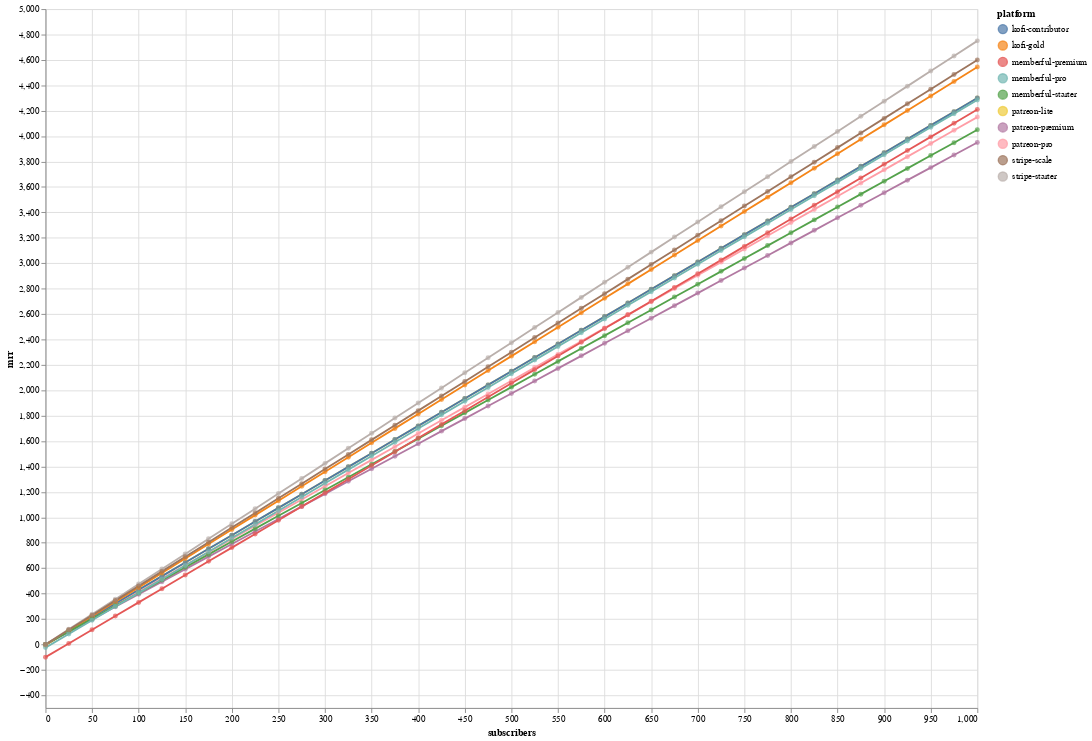

Notebook code cell kept with this figure:
### Code cell
plt = alt.Chart(
    all_platforms
).encode(
    x="subscribers",
    y="mrr",
    color="platform",
    tooltip=["platform", "mrr"]
).properties(
    width=1024,
    height=768
)
plt.mark_line() + plt.mark_circle()

### Figure 1 — Vega-Lite specification as saved in the notebook (floating-point values rounded to 4 significant figures; data arrays with more than 128 entries replaced by an {"elided": "..."} marker saying what was removed)
{"config": {"view": {"continuousWidth": 300, "continuousHeight": 300}}, "layer": [{"mark": {"type": "line"}, "encoding": {"color": {"field": "platform", "type": "nominal"}, "tooltip": [{"field": "platform", "type": "nominal"}, {"field": "mrr", "type": "quantitative"}], "x": {"field": "subscribers", "type": "quantitative"}, "y": {"field": "mrr", "type": "quantitative"}}}, {"mark": {"type": "circle"}, "encoding": {"color": {"field": "platform", "type": "nominal"}, "tooltip": [{"field": "platform", "type": "nominal"}, {"field": "mrr", "type": "quantitative"}], "x": {"field": "subscribers", "type": "quantitative"}, "y": {"field": "mrr", "type": "quantitative"}}}], "data": {"name": "data-6f4ef86855507e9c4f8b7e7de7469d70"}, "height": 768, "width": 1024, "$schema": "https://vega.github.io/schema/vega-lite/v5.6.1.json", "datasets": {"data-6f4ef86855507e9c4f8b7e7de7469d70": {"elided": "410 records"}}}
